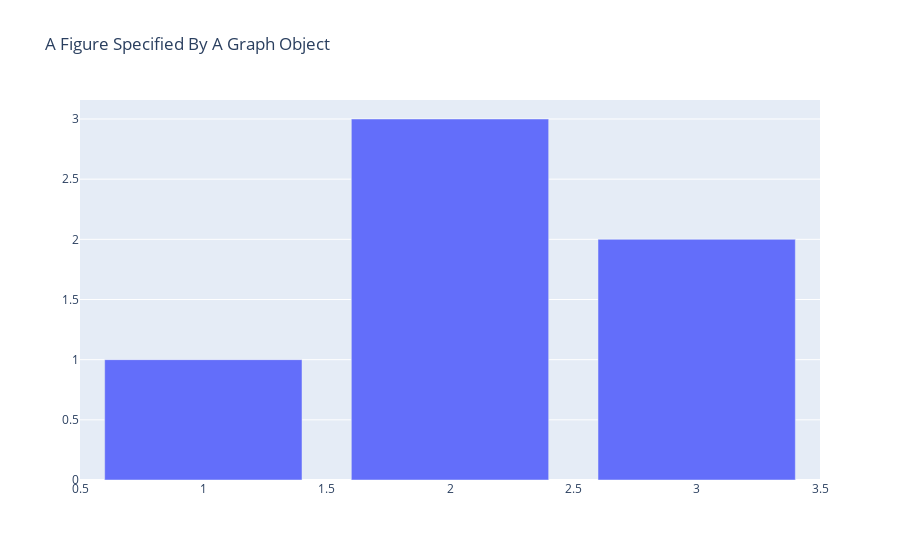

This figure's notebook cell:
### Markdown cell above
Plotly 인터렉티브한 시각화가 가능한 파이썬 그래픽 라이브러리
pip install plotly==5.11.0
Kaleido = 그림파일로 추출
pip install kaleido
Statsmodels = 추세선 기능을 활용
pip install statsmodels

### Code cell
# graph_objects 패키지를  go 로 불러옴
import plotly.graph_objects as go

# go.Figure() 함수를 활용하여 기본 그래프를 생성
fig = go.Figure(
    # Data 입력
    data=[go.Bar(x=[1, 2, 3], y=[1, 3, 2])],
    # layout 입력
    layout=go.Layout(
        title=go.layout.Title(text="A Figure Specified By A Graph Object")
    )
)
#show하면 내 노트북 (주피터 노트북 등)에 그래프가 나타남.
fig.show()

### Figure 1 — Plotly figure (JSON) as saved in the notebook; plotly's stock layout.template omitted (floating-point values rounded to 4 significant figures)
{"data": [{"type": "bar", "x": [1, 2, 3], "y": [1, 3, 2]}], "layout": {"title": {"text": "A Figure Specified By A Graph Object"}}}
